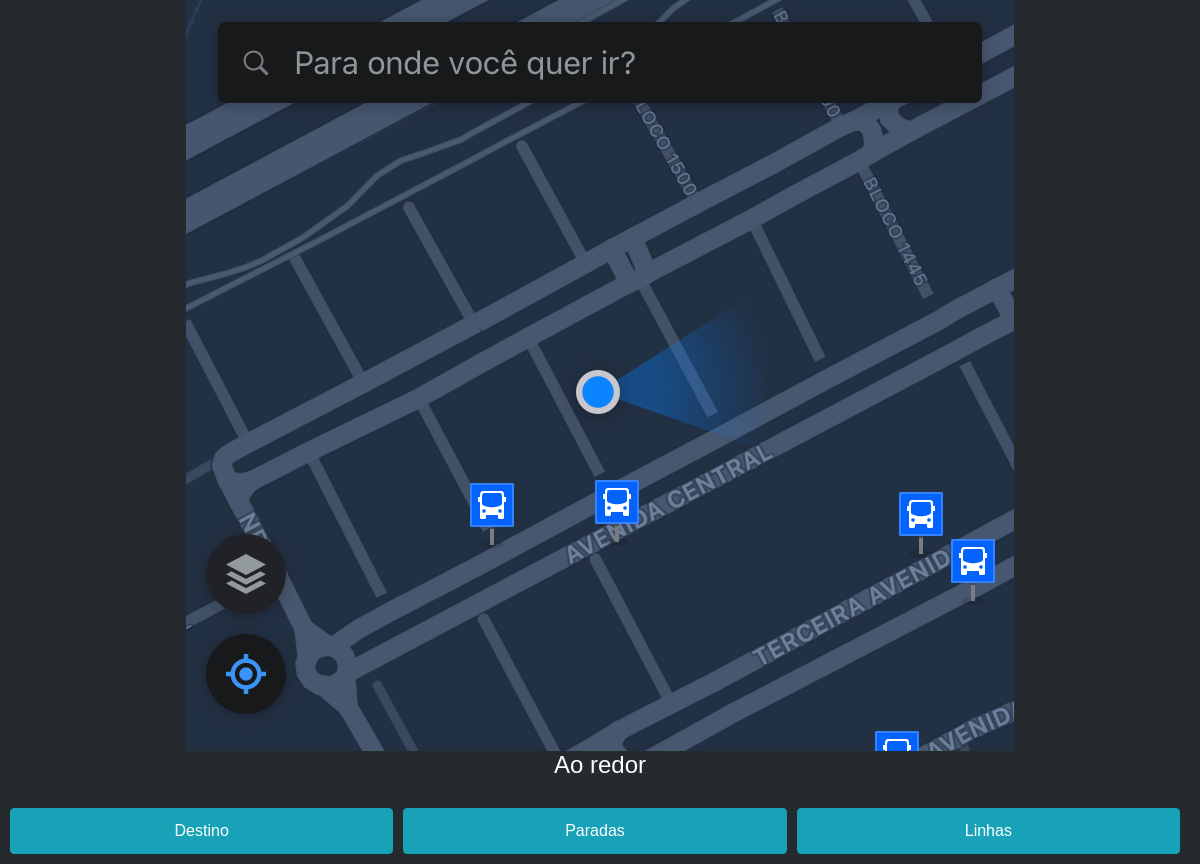
/paradas/, run on an earlier commit of the app's database.
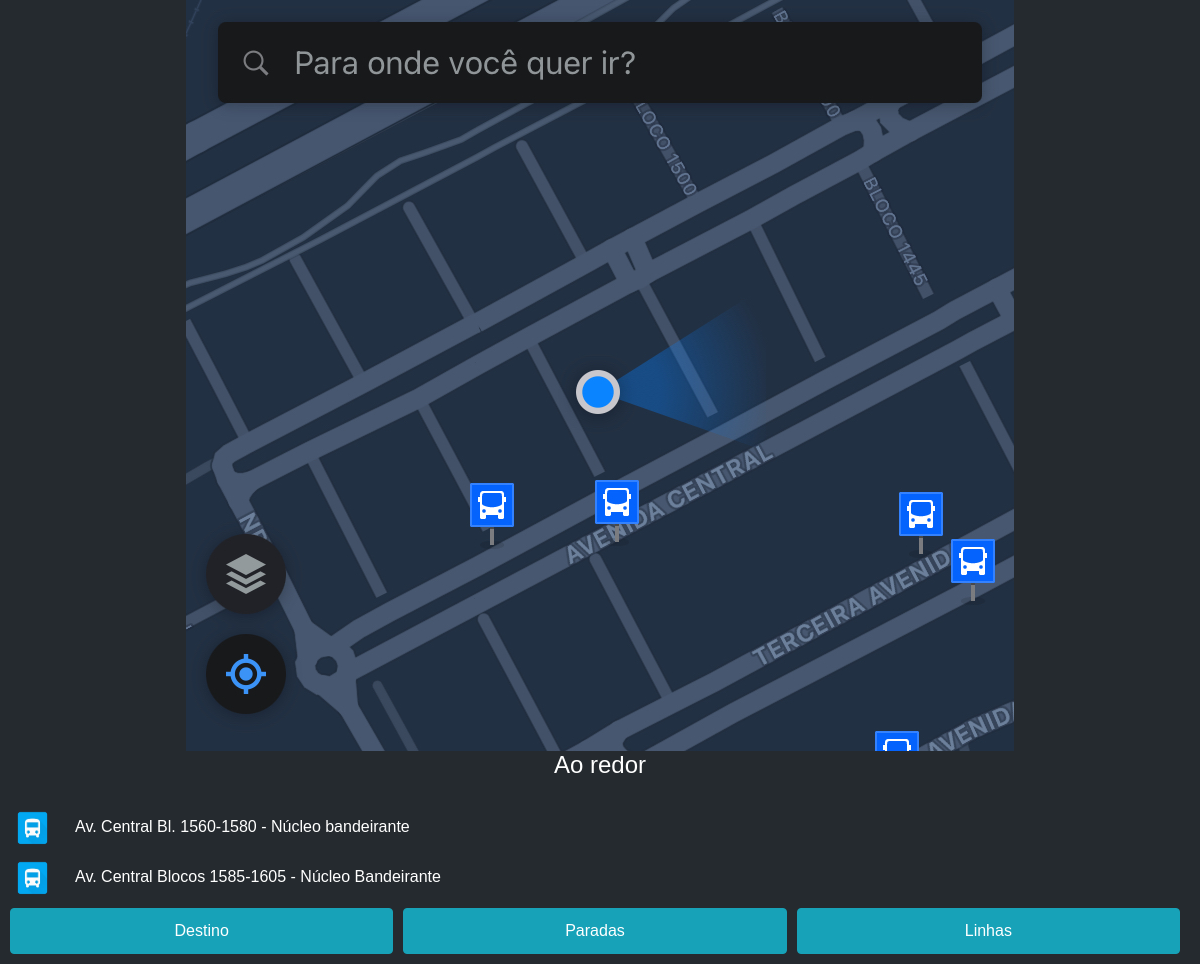
And on a later commit of the database.
### principal/models.py (models this page shows, shortened)
class Parada(models.Model):
    nome = models.CharField(max_length=100)
    localizacao = models.CharField(max_length=200)

### principal/views.py (the view)
# urls.py: path('paradas/', views.paradas, name='paradas'),
def paradas(request):
    paradas = Parada.objects.all()  # Obtém todas as paradas do banco de dados
    return render(request, 'paradas.html', {'paradas': paradas})

### principal/templates/paradas.html (shortened to what this page needs)
<!DOCTYPE html>
{% load static %}
<html lang="pt">
<head>
    <link rel="stylesheet" href="https://stackpath.bootstrapcdn.com/bootstrap/4.3.1/css/bootstrap.min.css">
    <link rel="stylesheet" type="text/css" href="{% static 'css/style.css' %}">
</head>
<body>
    <div class="container">
        <img src="{% static 'icones\imagem_mapa.jpg' %}" alt="Mapa de Paradas" class="map-image">
        <h4>Ao redor</h4>
    </div>
    <ul>
        {% for parada in paradas %}
            <li><img src="{% static 'icones\icone_bus.png' %}" alt="Ícone de ônibus" class="bus-icon">{{ parada.nome }} - {{ parada.localizacao }}</li>
        {% endfor %}
    </ul>
    <div class="footer-buttons d-flex justify-content-between">
        <button class="btn btn-info" onclick="window.location.href='{% url 'home' %}'">Destino</button>
        <button class="btn btn-info" onclick="window.location.href='{% url 'paradas' %}'">Paradas</button>
        <button class="btn btn-info" onclick="window.location.href='{% url 'linhas' %}'">Linhas</button>
    </div>
</body>
</html>

What changed in the data, as far as the page shows it:
now on this page (row unchanged): Parada: nome "Av. Central Bl. 1560-1580", localizacao "Núcleo bandeirante"
added Parada: nome "Av. Central Blocos 1585-1605", localizacao "Núcleo Bandeirante"
